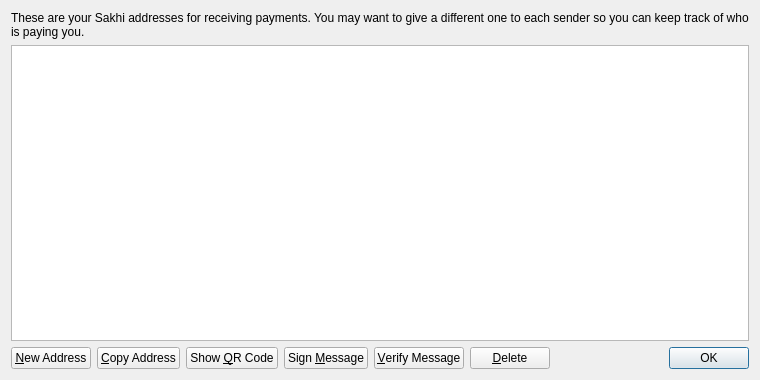
<?xml version="1.0" encoding="UTF-8"?>
<ui version="4.0">
 <class>AddressBookPage</class>
 <widget class="QWidget" name="AddressBookPage">
  <property name="geometry">
   <rect>
    <x>0</x>
    <y>0</y>
    <width>760</width>
    <height>380</height>
   </rect>
  </property>
  <property name="windowTitle">
   <string>Address Book</string>
  </property>
  <layout class="QVBoxLayout" name="verticalLayout">
   <item>
    <widget class="QLabel" name="labelExplanation">
     <property name="text">
      <string>These are your Sakhi addresses for receiving payments. You may want to give a different one to each sender so you can keep track of who is paying you.</string>
     </property>
     <property name="textFormat">
      <enum>Qt::PlainText</enum>
     </property>
     <property name="wordWrap">
      <bool>true</bool>
     </property>
    </widget>
   </item>
   <item>
    <widget class="QTableView" name="tableView">
     <property name="contextMenuPolicy">
      <enum>Qt::CustomContextMenu</enum>
     </property>
     <property name="toolTip">
      <string>Double-click to edit address or label</string>
     </property>
     <property name="tabKeyNavigation">
      <bool>false</bool>
     </property>
     <property name="selectionMode">
      <enum>QAbstractItemView::SingleSelection</enum>
     </property>
     <property name="selectionBehavior">
      <enum>QAbstractItemView::SelectRows</enum>
     </property>
     <property name="sortingEnabled">
      <bool>true</bool>
     </property>
     <attribute name="verticalHeaderVisible">
      <bool>false</bool>
     </attribute>
    </widget>
   </item>
   <item>
    <layout class="QHBoxLayout" name="horizontalLayout">
     <item>
      <widget class="QPushButton" name="newAddressButton">
       <property name="toolTip">
        <string>Create a new address</string>
       </property>
       <property name="text">
        <string>&amp;New Address</string>
       </property>
      </widget>
     </item>
     <item>
      <widget class="QPushButton" name="copyToClipboard">
       <property name="toolTip">
        <string>Copy the currently selected address to the system clipboard</string>
       </property>
       <property name="text">
        <string>&amp;Copy Address</string>
       </property>
      </widget>
     </item>
     <item>
      <widget class="QPushButton" name="showQRCode">
       <property name="text">
        <string>Show &amp;QR Code</string>
       </property>
      </widget>
     </item>
     <item>
      <widget class="QPushButton" name="signMessage">
       <property name="toolTip">
        <string>Sign a message to prove you own a Sakhi address</string>
       </property>
       <property name="text">
        <string>Sign &amp;Message</string>
       </property>
      </widget>
     </item>
     <item>
      <widget class="QPushButton" name="verifyMessage">
       <property name="toolTip">
        <string>Verify a message to ensure it was signed with a specified Sakhi address</string>
       </property>
       <property name="text">
        <string>&amp;Verify Message</string>
       </property>
      </widget>
     </item>
     <item>
      <widget class="QPushButton" name="deleteButton">
       <property name="toolTip">
        <string>Delete the currently selected address from the list</string>
       </property>
       <property name="text">
        <string>&amp;Delete</string>
       </property>
      </widget>
     </item>
     <item>
      <spacer name="horizontalSpacer">
       <property name="orientation">
        <enum>Qt::Horizontal</enum>
       </property>
       <property name="sizeHint" stdset="0">
        <size>
         <width>40</width>
         <height>20</height>
        </size>
       </property>
      </spacer>
     </item>
     <item>
      <widget class="QDialogButtonBox" name="buttonBox">
       <property name="sizePolicy">
        <sizepolicy hsizetype="Maximum" vsizetype="Fixed">
         <horstretch>0</horstretch>
         <verstretch>0</verstretch>
        </sizepolicy>
       </property>
       <property name="standardButtons">
        <set>QDialogButtonBox::Ok</set>
       </property>
      </widget>
     </item>
    </layout>
   </item>
  </layout>
 </widget>
 <resources>
  <include location="../bitcoin.qrc"/>
 </resources>
 <connections/>
</ui>
